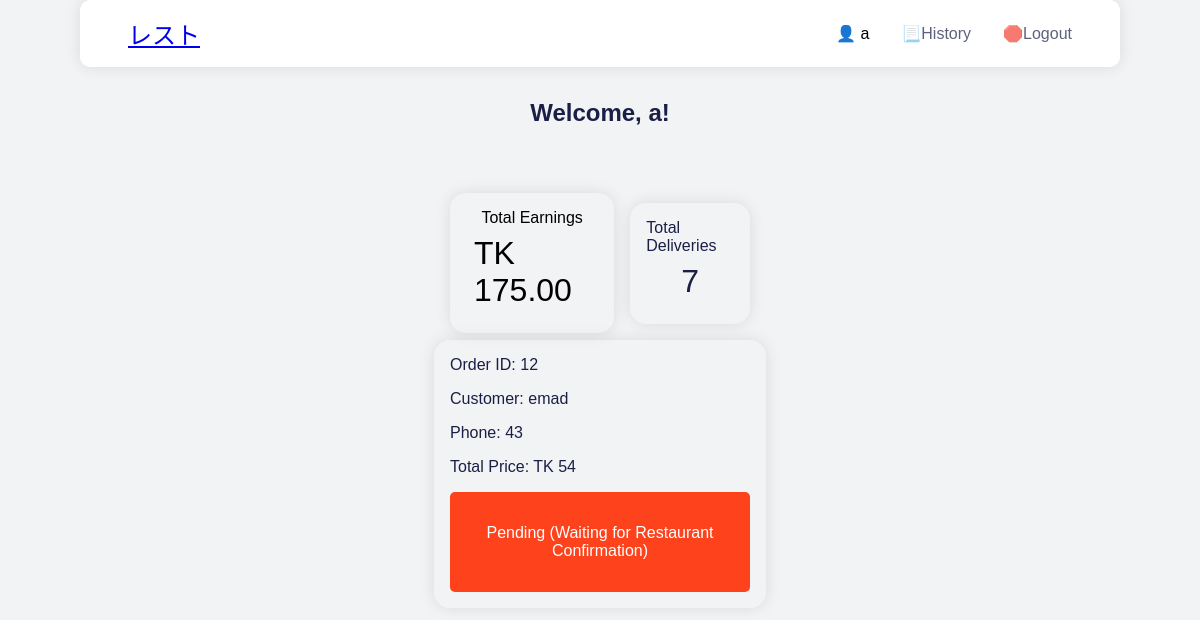
Page /deliveryman/deliverymanfront.php (signed in) on the committed database.
### tables this page shows
CREATE TABLE `check_for_rider` (
  `id` int(11) NOT NULL,
  `order_id` int(11) NOT NULL,
  `restaurant_name` varchar(100) NOT NULL,
  `customer_name` varchar(100) NOT NULL,
  `phone_number` varchar(15) NOT NULL,
  `room_number` varchar(50) NOT NULL,
  `total_price` int(11) NOT NULL,
  `status` enum('Awaiting','Pending','Confirmed','Completed','Cancelled') DEFAULT 'Awaiting',
  `rider_username` varchar(255) DEFAULT NULL,
  `added_at` datetime DEFAULT current_timestamp()
);

### deliveryman/deliverymanfront.php (the view, shortened to what this page needs)
<?php
$rider_username = $_SESSION['rider_username'];
$servername = "localhost";
$username_db = "root";
$password = "";
$dbname = "uiu-canteen";
$conn = new mysqli($servername, $username_db, $password, $dbname);
$sql = "SELECT * FROM check_for_rider
        WHERE (status IN ('Pending', 'Confirmed') AND rider_username = ?)
        OR (status = 'Awaiting' AND rider_username IS NULL)";
$stmt = $conn->prepare($sql);
$stmt->bind_param("s", $rider_username);
$stmt->execute();
$result = $stmt->get_result();
$available_orders = [];
if ($result->num_rows > 0) {
    while ($row = $result->fetch_assoc()) {
        $available_orders[] = $row;
    }
}
$sql_completed = "SELECT COUNT(*) AS total_deliveries
                  FROM check_for_rider
                  WHERE rider_username = ? AND status = 'Completed'";
$stmt_completed = $conn->prepare($sql_completed);
$stmt_completed->bind_param("s", $rider_username);
$stmt_completed->execute();
$result_completed = $stmt_completed->get_result();
$total_deliveries = 0;
$total_earnings = 0;
if ($result_completed->num_rows > 0) {
    $row = $result_completed->fetch_assoc();
    $total_deliveries = $row['total_deliveries'];
    $total_earnings = $total_deliveries * 25;
}
?>
<!DOCTYPE html>
<html lang="en">
<head>
    <link rel="stylesheet" href="deliveryman.css">
</head>
<body>
    <section class="nav-top">
        <navbar>
            <ul class="nav-list">
                <li class="nav-logo"> <a href="#">レスト</a> </li>
                <li class="nav-item">👤 <?php echo htmlspecialchars($rider_username); ?></li>
                <li class="nav-item"> <a href="delivery-history.php">📃History</a> </li>
                <li class="nav-item"> <a href="delivery-logout.php">🛑Logout</a> </li>
            </ul>
        </navbar>
    </section>
    <section class="main">
        <h1 class="welcome-msg">Welcome, <?php echo htmlspecialchars($rider_username); ?>!</h1>
        <div class="dashboard">
            <div class="dashboard-left">
                <p>Total Earnings</p>
                <p style="font-size: 2rem; padding: 0.5rem;">TK <?php echo number_format($total_earnings, 2); ?></p>
            </div>
            <div class="dashboard-right">
                <p>Total Deliveries</p>
                <p style="font-size: 2rem; padding: 0.5rem;"><?php echo $total_deliveries; ?></p>
            </div>
        </div>
        <div class="main-content">
            <?php if (!empty($available_orders)) : ?>
                <?php foreach ($available_orders as $order) : ?>
                    <div class="order-box">
                        <p>Order ID: <?php echo htmlspecialchars($order['order_id']); ?></p>
                        <p>Customer: <?php echo htmlspecialchars($order['customer_name']); ?></p>
                        <p>Phone: <?php echo htmlspecialchars($order['phone_number']); ?></p>
                        <p>Total Price: TK <?php echo htmlspecialchars($order['total_price']); ?></p>
                        <?php if ($order['status'] === 'Awaiting') : ?>
                            <form method="POST" action="take-order.php">
                                <input type="hidden" name="order_id" value="<?php echo htmlspecialchars($order['order_id']); ?>">
                                <button type="submit" class="confirm-btn">Accept</button>
                            </form>
                        <?php elseif ($order['status'] === 'Pending') : ?>
                            <button class="confirm-btn" disabled>Pending (Waiting for Restaurant Confirmation)</button>
                        <?php elseif ($order['status'] === 'Completed') : ?>
                            <button class="confirm-btn" disabled>Completed</button>
                        <?php endif; ?>
                    </div>
                <?php endforeach; ?>
            <?php else : ?>
                <p>No orders available at the moment.</p>
            <?php endif; ?>
        </div>
    </section>
</body>
</html>

### deliveryman/deliveryman.css (style rules this page uses)
* { margin: 0; padding: 0; font-family: sans-serif; }
body { background-color: #f1f3f4; -webkit-font-smoothing : antialiased; font-family: sans-serif; }
li { list-style: none; }
.nav-top { padding: 0rem 5rem 1rem 5rem; align-self: center; }
.nav-list { background-color: white; box-shadow: 0px 0px 1rem rgba(0, 0, 0, 0.1); margin: 0; padding: 1rem 1rem; border-radius: 10px; display: flex; justify-content: flex-end; align-items: center; text-decoration: none; }
.nav-item { margin-right: 2rem; }
.nav-item a { text-decoration: none; color: #1b1f46; opacity: 0.7; transition: all 200ms ease-in; }
.nav-logo { text-decoration: none; color: #fe421b; font-family: sans-serif; font-size: 24px; margin-right: auto; margin-left: 2rem; transition: ease-in-out; transition-duration: 200ms; }
.main-content { display: flex; justify-content: space-between; align-items: center; margin: 5px; max-width: 25vw; margin-left: auto; margin-right: auto; box-shadow: 0px 0px 1rem rgba(0, 0, 0, 0.1); border-radius: 1rem; padding: 1rem; flex-direction: column; }
.main-content p { font-size: 1rem; color: #1b1f46; margin-bottom: 1rem; }
.confirm-btn { background-color: #fe421b; color: white; padding: 2rem; border-radius: 5px; border: none; cursor: pointer; transition: all 200ms ease-in; font-size: 1rem; }
.dashboard { display: flex; justify-content: center; align-items: center; margin-top: 5rem; max-width: 25vw; margin-left: auto; margin-right: auto; padding: 1rem; gap: 1rem; height: 10vh }
.dashboard-left { display: flex; float: left; justify-content: center; align-items: center; margin-bottom: 2rem; flex-direction: column; font-size: 1rem; padding: 1rem; box-shadow: 0px 0px 1rem rgba(0, 0, 0, 0.1); border-radius: 1rem; }
.dashboard-right { display: flex; float: right; justify-content: center; align-items: center; font-size: 1rem; color: #1b1f46; flex-direction: column; margin-bottom: 2rem; padding: 1rem; box-shadow: 0px 0px 1rem rgba(0, 0, 0, 0.1); border-radius: 1rem; }
.welcome-msg { font-size: 1.5rem; color: #1b1f46; align-items: center; justify-content: center; display: flex; padding: 1rem; }

### rows in the picture
check_for_rider: order "12", customer_name "emad", phone_number "43", total_price "54", shows "Pending (Waiting for Restaurant Confirmation)"

### other values in the picture
$rider_username "a"
$total_earnings "175.00"
$total_deliveries "7"
